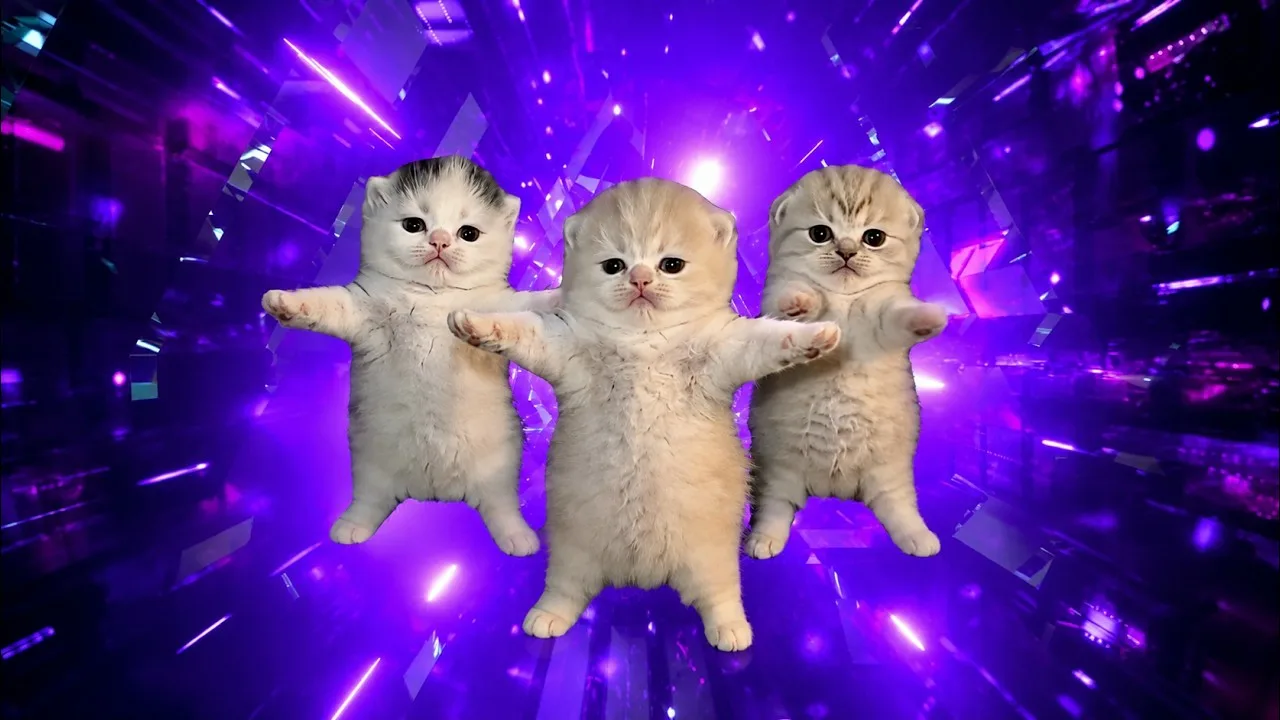
#> input picture lab_1/kittens.png, 1280 x 720 px, found by its file name
$ jupyter execute lab1_erosion.ipynb
#> lines starting #> are read from the running program, lines starting #| are printed output that depends on the picture; after the words box and inside, x2 and y2 are one past the last pixel; in counts of white or black regions, pixels touching at a corner belong together
[cell 1]
import cv2
import numpy as np
import matplotlib.pyplot as plt
import time

[cell 2]
image = cv2.imread("/content/kittens.png", cv2.IMREAD_GRAYSCALE)
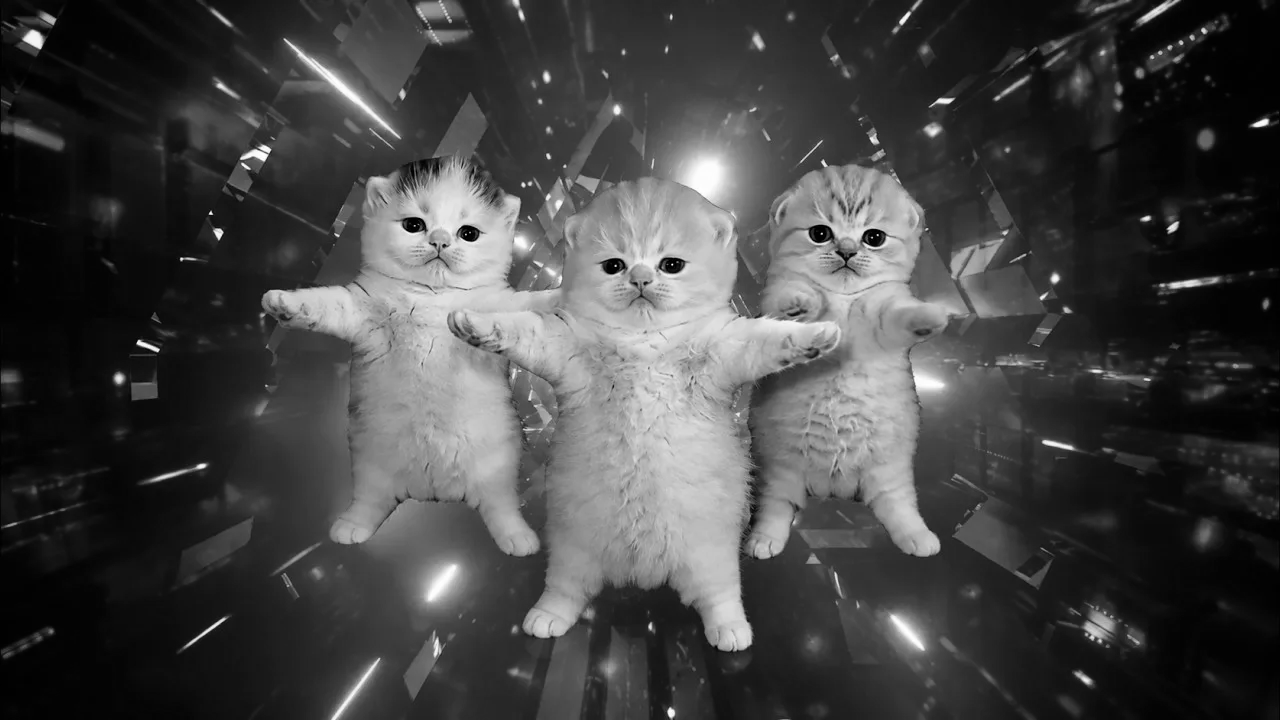
#> image: shape (720, 1280); min 0, max 255, mean 67.7

plt.figure(figsize=(10, 6))
plt.imshow(image, cmap="gray")
plt.show()

[cell 3]
_, binary = cv2.threshold(
    image,
    127,
    255,
    cv2.THRESH_BINARY
)
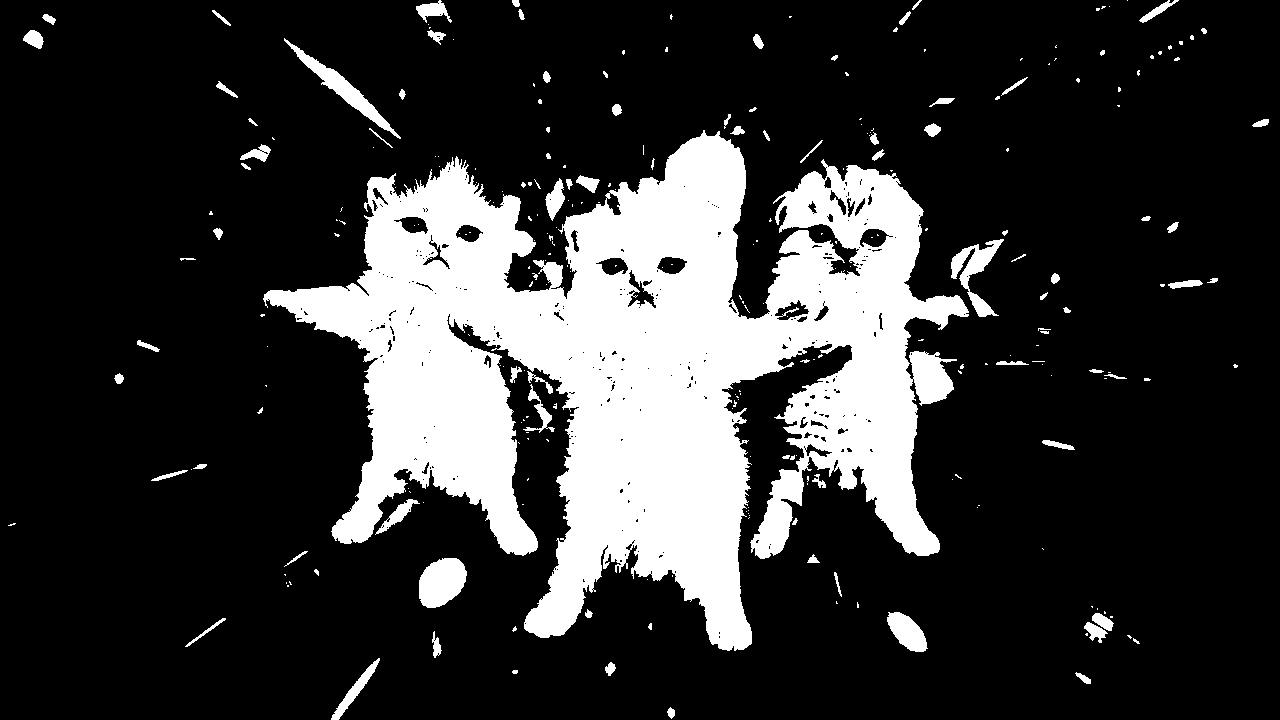
#> binary: shape (720, 1280); 20.6% white; 272 white regions (183 under 20 px), largest, box (x1, y1, x2, y2) and area: (263, 130, 969, 651) 174644, (419, 558, 467, 608) 1807, (284, 38, 401, 139) 1630

plt.figure(figsize=(10, 6))
plt.imshow(binary, cmap='gray')
plt.show()

[cell 4]
kernel = np.ones((3, 3), dtype=np.uint8)

start = time.perf_counter()

eroded_cv = cv2.erode(
    binary,
    kernel,
    iterations=1,
    borderType=cv2.BORDER_CONSTANT,
    borderValue=0
)
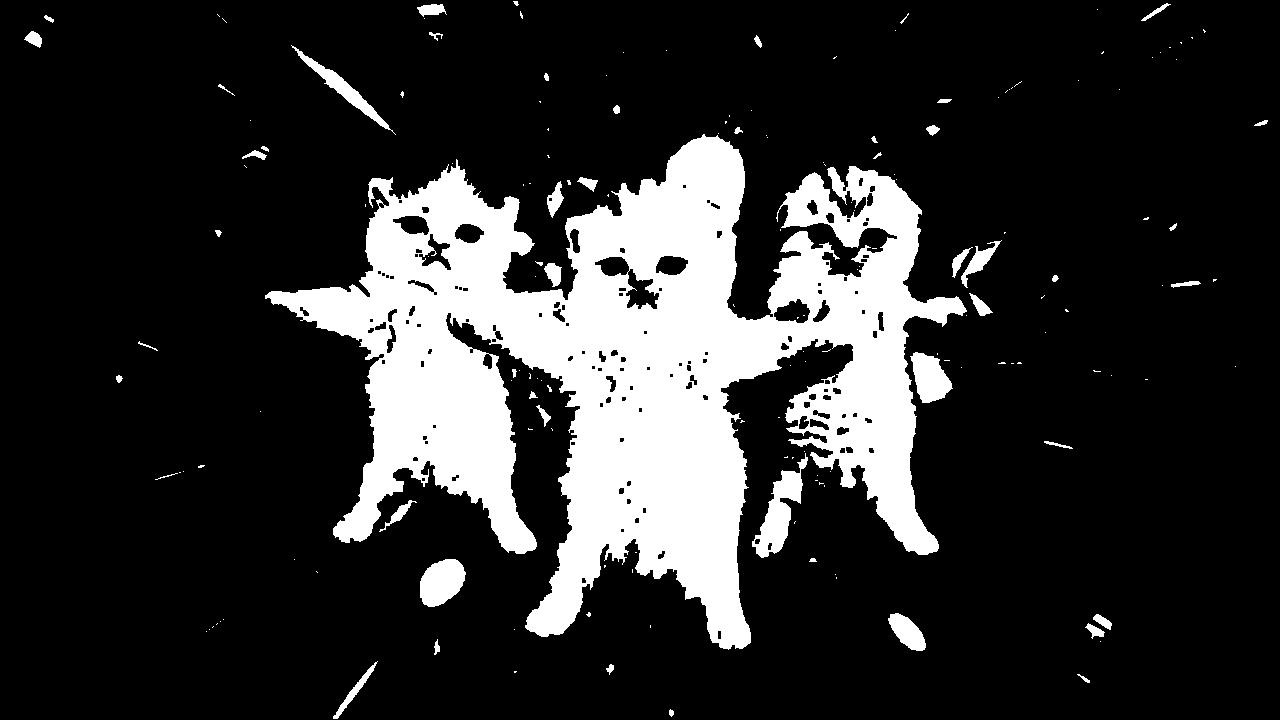
#> eroded_cv: shape (720, 1280); 18.3% white; 173 white regions (122 under 20 px), largest, box (x1, y1, x2, y2) and area: (265, 134, 967, 650) 156613, (752, 453, 808, 558) 2150, (420, 559, 466, 607) 1612

end = time.perf_counter()

time_cv = end - start

plt.figure(figsize=(10, 6))
plt.imshow(eroded_cv, cmap="gray")
plt.show()

[cell 5]
def erosion_manual(image):
    height, width = image.shape
#> height = 720; width = 1280

    padded = np.pad(
        image,
        pad_width=1,
        mode='constant',
        constant_values=0
    )
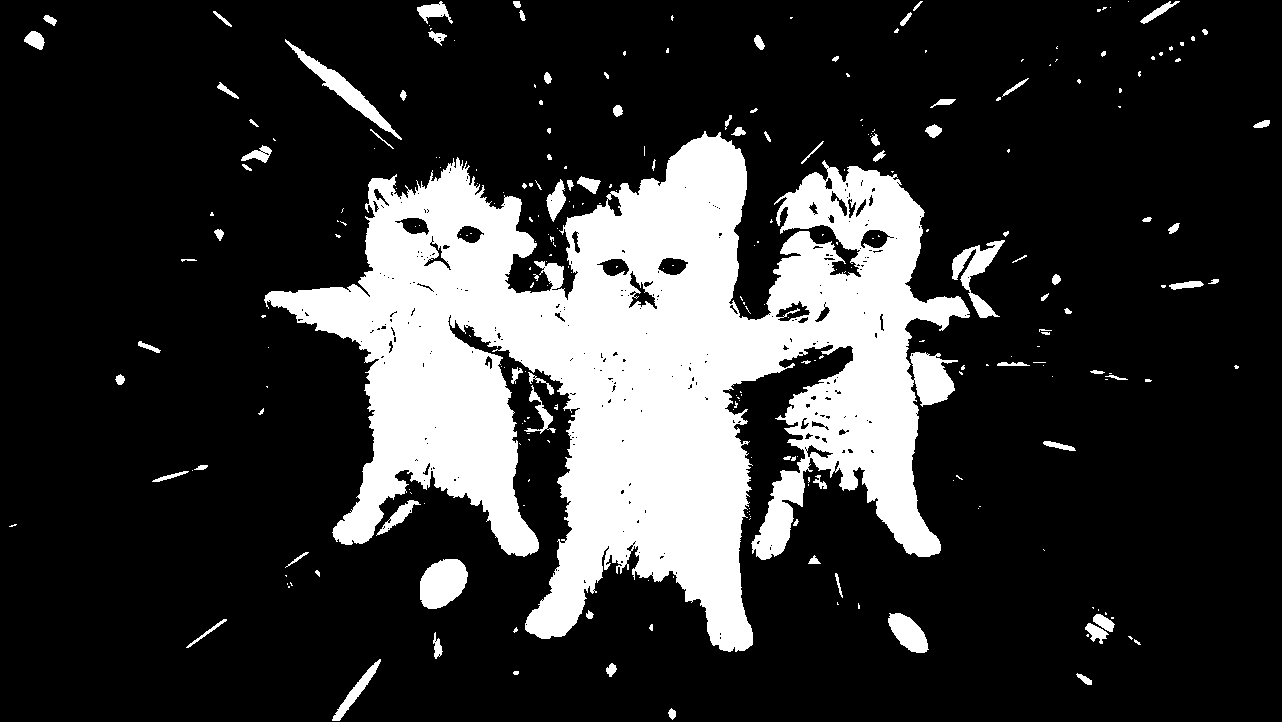
#> padded: shape (722, 1282); 20.5% white; 272 white regions (183 under 20 px), largest, box (x1, y1, x2, y2) and area: (264, 131, 970, 652) 174644, (420, 559, 468, 609) 1807, (285, 39, 402, 140) 1630

    result = np.zeros_like(image)

    for y in range(height):
        for x in range(width):

            region = padded[y:y+3, x:x+3]

            if np.all(region == 255):
                result[y, x] = 255
            else:
                result[y, x] = 0

    return result

[cell 6]
start = time.perf_counter()

eroded_manual = erosion_manual(binary)

end = time.perf_counter()

time_manual = end - start

plt.figure(figsize=(10, 6))
plt.imshow(eroded_manual, cmap="gray")
plt.show()

[cell 7]
difference = cv2.absdiff(eroded_cv, eroded_manual)
#> difference: shape (720, 1280); every value is 0

different_pixels = np.count_nonzero(difference)
#> different_pixels = 0

print("Количество отличающихся пикселей:", different_pixels)
#| Количество отличающихся пикселей: 0

plt.figure(figsize=(10, 6))
plt.imshow(difference, cmap="gray")
plt.title("Разница между реализациями")
plt.axis("off")
plt.show()
